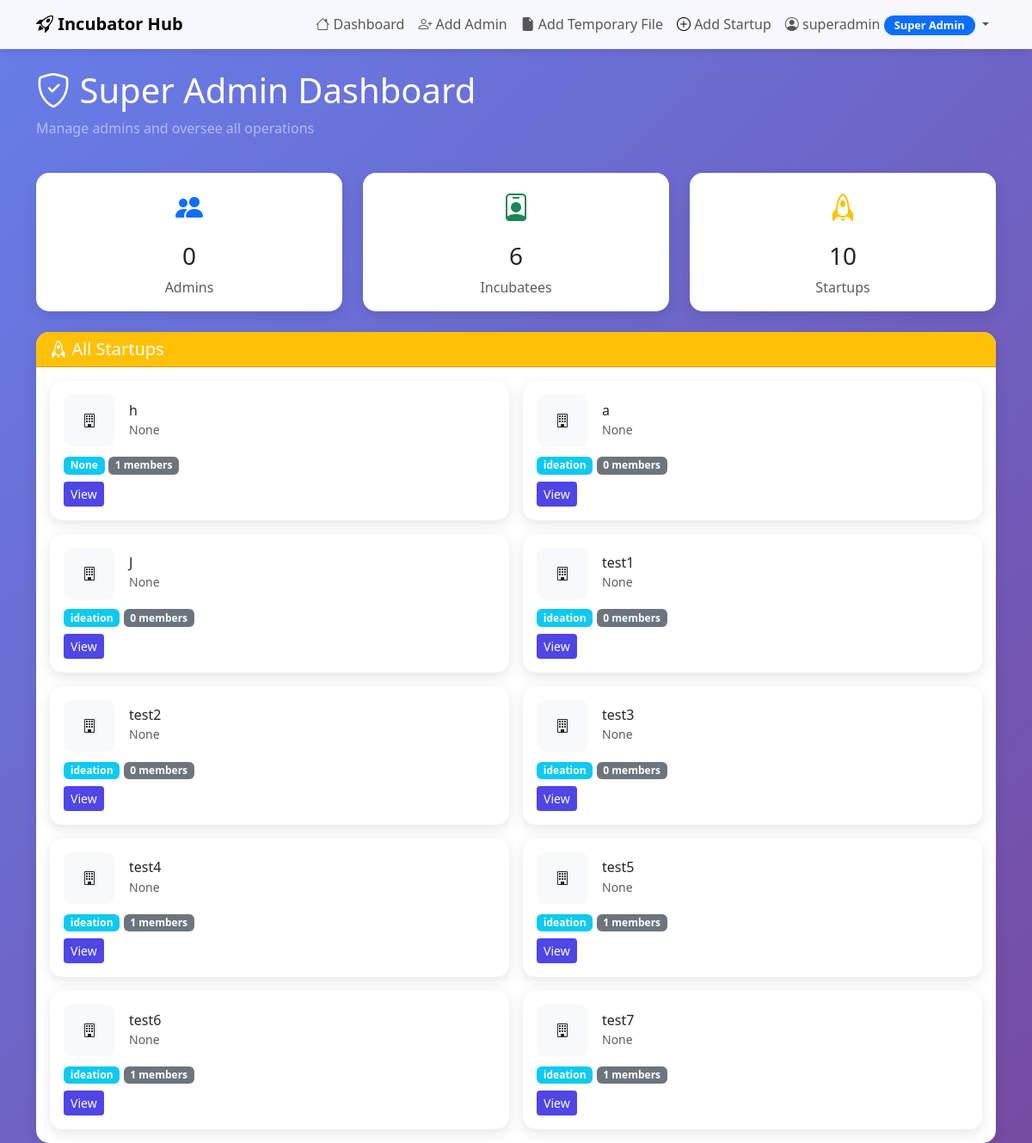
The page /dashboard (signed in) on the database its author committed.
### app.py (models this page shows)
class User(db.Model):
    id = db.Column(db.Integer, primary_key=True)
    first_name = db.Column(db.String(100), nullable=True)
    username = db.Column(db.String(80), unique=True, nullable=False)
    email = db.Column(db.String(120), unique=True, nullable=False)
    contact_number = db.Column(db.String(20), nullable=True)
    password_hash = db.Column(db.String(200), nullable=False)
    role = db.Column(db.String(20), nullable=False)  # 'super_admin', 'admin', 'incubatee'
    created_at = db.Column(db.DateTime, default=datetime.utcnow)
    created_by = db.Column(db.Integer, db.ForeignKey('user.id'), nullable=True)
    startups = db.relationship('Startup', backref='owner', lazy=True, foreign_keys='Startup.owner_id')
    memberships = db.relationship('StartupMember', backref='user', lazy=True)
    progress_reports = db.relationship('ProgressReport', backref='submitted_by_user', lazy=True)

class Startup(db.Model):
    id = db.Column(db.Integer, primary_key=True)
    name = db.Column(db.String(200), nullable=False)
    description = db.Column(db.Text, nullable=True)
    logo = db.Column(db.String(200), nullable=True)
    industry = db.Column(db.String(100), nullable=True)
    stage = db.Column(db.String(50), default='ideation')
    owner_id = db.Column(db.Integer, db.ForeignKey('user.id'), nullable=False)
    created_at = db.Column(db.DateTime, default=datetime.utcnow)
    email = db.Column(db.String(120), nullable=True)
    contact_number = db.Column(db.String(20), nullable=True)
    members = db.relationship('StartupMember', backref='startup', lazy=True, cascade='all, delete-orphan')
    milestones = db.relationship('Milestone', backref='startup', lazy=True, cascade='all, delete-orphan')
    progress_reports = db.relationship('ProgressReport', backref='startup', lazy=True, cascade='all, delete-orphan')

### app.py (the view)
@app.route('/dashboard')
@login_required
def dashboard():
    user = User.query.get(session['user_id'])
    if user.role == 'super_admin':
        admins = User.query.filter_by(role='admin').all()
        incubatees = User.query.filter_by(role='incubatee').all()
        startups = Startup.query.all()
        return render_template('super_admin_dashboard.html',
                             user=user, admins=admins,
                             incubatees=incubatees, startups=startups)
    elif user.role == 'admin':
        startups = Startup.query.all()
        recent_reports = ProgressReport.query.order_by(ProgressReport.submitted_at.desc()).limit(10).all()
        return render_template('admin_dashboard.html',
                             user=user, startups=startups,
                             recent_reports=recent_reports)
    else:  # incubatee
        memberships = StartupMember.query.filter_by(user_id=user.id).all()
        my_startups = [m.startup for m in memberships]
        return render_template('incubatee_dashboard.html',
                             user=user, startups=my_startups)

### app.py (called while the page is built)
def login_required(f):
    @wraps(f)
    def decorated_function(*args, **kwargs):
        if 'user_id' not in session:
            flash('Please log in to access this page.', 'warning')
            return redirect(url_for('login'))
        return f(*args, **kwargs)
    return decorated_function

### templates/super_admin_dashboard.html (shortened to what this page needs)
{% extends "base.html" %}
{% block content %}
<div class="row mb-4">
    <div class="col">
        <h1 class="text-white"><i class="bi bi-shield-check"></i> Super Admin Dashboard</h1>
        <p class="text-white-50">Manage admins and oversee all operations</p>
    </div>
</div>
<div class="row g-4 mb-4">
    <div class="col-md-4">
        <div class="card">
            <div class="card-body text-center">
                <i class="bi bi-people-fill text-primary" style="font-size: 2rem;"></i>
                <h3 class="mt-3">{{ admins|length }}</h3>
                <p class="text-muted mb-0">Admins</p>
            </div>
        </div>
    </div>
    <div class="col-md-4">
        <div class="card">
            <div class="card-body text-center">
                <i class="bi bi-person-badge text-success" style="font-size: 2rem;"></i>
                <h3 class="mt-3">{{ incubatees|length }}</h3>
                <p class="text-muted mb-0">Incubatees</p>
            </div>
        </div>
    </div>
    <div class="col-md-4">
        <div class="card">
            <div class="card-body text-center">
                <i class="bi bi-rocket text-warning" style="font-size: 2rem;"></i>
                <h3 class="mt-3">{{ startups|length }}</h3>
                <p class="text-muted mb-0">Startups</p>
            </div>
        </div>
    </div>
</div>
<div class="row mt-4">
    <div class="col">
        <div class="card">
            <div class="card-header bg-warning text-white">
                <h5 class="mb-0"><i class="bi bi-rocket"></i> All Startups</h5>
            </div>
            <div class="card-body">
                {% if startups %}
                <div class="row g-3">
                    {% for startup in startups %}
                    <div class="col-md-6">
                        <div class="card">
                            <div class="card-body">
                                <div class="d-flex align-items-center mb-2">
                                    {% if startup.logo %}
                                    <img src="{{ url_for('static', filename='uploads/' + startup.logo) }}"
                                         class="startup-logo me-3" alt="Logo">
                                    {% else %}
                                    <div class="startup-logo me-3 bg-light d-flex align-items-center justify-content-center">
                                        <i class="bi bi-building"></i>
                                    </div>
                                    {% endif %}
                                    <div>
                                        <h6 class="mb-0">{{ startup.name }}</h6>
                                        <small class="text-muted">{{ startup.industry }}</small>
                                    </div>
                                </div>
                                <span class="badge bg-info">{{ startup.stage }}</span>
                                <span class="badge bg-secondary">{{ startup.members|length }} members</span>
                                <div class="mt-2">
                                    <a href="{{ url_for('view_startup_progress', startup_id=startup.id) }}"
                                       class="btn btn-sm btn-primary">View</a>
                                </div>
                            </div>
                        </div>
                    </div>
                    {% endfor %}
                </div>
                {% else %}
                <p class="text-muted text-center">No startups yet</p>
                {% endif %}
            </div>
        </div>
    </div>
</div>
{% endblock %}

### templates/base.html (shortened to what this page needs)
<!DOCTYPE html>
<html lang="en">
<head>
    <link href="https://cdn.jsdelivr.net/npm/bootstrap@5.3.0/dist/css/bootstrap.min.css" rel="stylesheet">
    <link rel="stylesheet" href="https://cdn.jsdelivr.net/npm/bootstrap-icons@1.10.0/font/bootstrap-icons.css">
    <link rel="stylesheet" href="https://cdnjs.cloudflare.com/ajax/libs/bootstrap-icons/1.10.5/font/bootstrap-icons.min.css">
</head>
<body>
    {% if session.user_id %}
    <nav class="navbar navbar-expand-lg navbar-light mb-4">
        <div class="container">
            <a class="navbar-brand fw-bold" href="{{ url_for('dashboard') }}">
                <i class="bi bi-rocket-takeoff"></i> Incubator Hub
            </a>
            <div class="collapse navbar-collapse" id="navbarNav">
                <ul class="navbar-nav ms-auto">
                    <li class="nav-item">
                        <a class="nav-link" href="{{ url_for('dashboard') }}">
                            <i class="bi bi-house"></i> Dashboard
                        </a>
                    </li>
                    {% if session.role == 'super_admin' %}
                    <li class="nav-item">
                        <a class="nav-link" href="{{ url_for('add_admin') }}">
                            <i class="bi bi-person-plus"></i> Add Admin
                        </a>
                    </li>
                    {% endif %}
                    {% if session.role == 'super_admin' %}
                    <li class="nav-item">
                        <a class="nav-link" href="{{ url_for('add_tempfile') }}">
                            <i class="bi bi-file-earmark-fill"></i> Add Temporary File
                        </a>
                    </li>
                    {% endif %}
                    {% if session.role in ['super_admin', 'admin'] %}
                    <li class="nav-item">
                        <a class="nav-link" href="{{ url_for('add_startup') }}">
                            <i class="bi bi-plus-circle"></i> Add Startup
                        </a>
                    </li>
                    {% endif %}
                    <li class="nav-item dropdown">
                        <a class="nav-link dropdown-toggle" href="#" role="button" data-bs-toggle="dropdown" aria-expanded="false">
                            <i class="bi bi-person-circle"></i> {{ session.username }}
                            <span class="badge bg-primary badge-role">{{ session.role.replace('_', ' ').title() }}</span>
                        </a>
                    </li>
                </ul>
            </div>
        </div>
    </nav>
    {% endif %}
    <div class="container">
        {% block content %}{% endblock %}
    </div>
</body>
</html>

### templates/base.html (style rules this page uses)
:root { --primary-color: #4f46e5; --secondary-color: #6366f1; }
* { box-sizing: border-box; }
html { -webkit-text-size-adjust: 100%; -ms-text-size-adjust: 100%; }
body { min-height: 100vh; background: linear-gradient(135deg, #667eea 0%, #764ba2 100%); background-attachment: fixed; -webkit-font-smoothing: antialiased; -moz-osx-font-smoothing: grayscale; }
.navbar { background: rgba(255, 255, 255, 0.95) !important; backdrop-filter: blur(10px); -webkit-backdrop-filter: blur(10px); box-shadow: 0 2px 10px rgba(0,0,0,0.1); }
.card { border: none; border-radius: 15px; box-shadow: 0 5px 15px rgba(0,0,0,0.1); transition: transform 0.3s ease; overflow: hidden; }
.btn-primary { background: var(--primary-color); border: none; transition: all 0.3s ease; }
.badge-role { padding: 5px 12px; border-radius: 20px; font-size: 0.8rem; }
.startup-logo { width: 60px; height: 60px; object-fit: cover; border-radius: 10px; flex-shrink: 0; }
html { scroll-behavior: smooth; }
.card { animation: fadeIn 0.5s ease; }
.bi-plus-circle { color: black; }

### rows shown on the page
User: username "superadmin"
Startup: name "h", industry "None", stage "None", members|length "1"
Startup: name "a", industry "None", stage "ideation", members|length "0"
Startup: name "J", industry "None", stage "ideation", members|length "0"
Startup: name "test1", industry "None", stage "ideation", members|length "0"
Startup: name "test2", industry "None", stage "ideation", members|length "0"
Startup: name "test3", industry "None", stage "ideation", members|length "0"
Startup: name "test4", industry "None", stage "ideation", members|length "1"
Startup: name "test5", industry "None", stage "ideation", members|length "1"
Startup: name "test6", industry "None", stage "ideation", members|length "1"
Startup: name "test7", industry "None", stage "ideation", members|length "1"

### other values the page prints
{{ session.role.replace('_', ' ').title() }} "Super Admin"
{{ admins|length }} "0"
{{ incubatees|length }} "6"
{{ startups|length }} "10"
